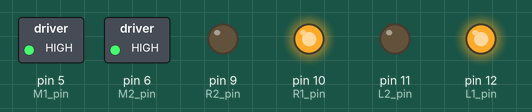
This sketch was run on a simulated Arduino Uno, built with avr-gcc and run on an emulated ATmega328P. Shown: switched loads named in the sketch (green lamp = pin HIGH), output pins drawn as LEDs (lit = HIGH).

Above: at 0.1 s.
Timing chart, 0 to 1.6 s (numbered marks = the images above):
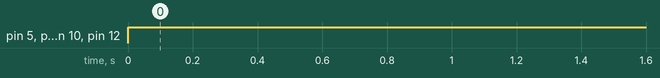

Measured:
- by itself, pin 5 (M1_pin), pin 6 (M2_pin), pin 10 (R1_pin), pin 12 (L1_pin): LOW → HIGH at 0.00 s

The sketch:

MOTOR_PWM.ino
```cpp
#define M1_pin 5 // Rifgt ENB
#define M2_pin 6 // Left ENA
#define L1_pin 12 // IN1 F
#define L2_pin 11 // IN2 B
#define R1_pin 10  // IN3 F
#define R2_pin 9 // IN4 B

void setup() {
  pinMode(L1_pin, OUTPUT);
  pinMode(L2_pin, OUTPUT);
  pinMode(R1_pin, OUTPUT);
  pinMode(R2_pin, OUTPUT);
}

void loop() {

  analogWrite(M1_pin, 255);
  analogWrite(M2_pin, 255);

  digitalWrite(L1_pin, HIGH);
  digitalWrite(L2_pin, LOW);
  digitalWrite(R1_pin, HIGH);
  digitalWrite(R2_pin, LOW);

}
```
